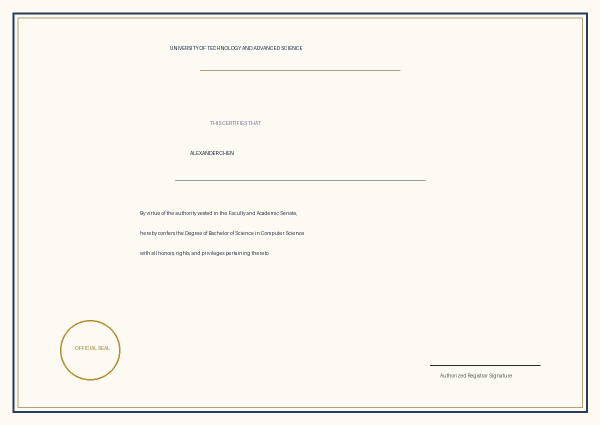
#> input picture backend/data/uploads/sample_bachelor_degree_en.png, 1200 x 850 px (shown at 1/2 size)
$ python -i preprocessing_service.py   (imports and definitions only)   (older library calls are emulated)
#> lines starting #> are read from the running program, lines starting #| are printed output that depends on the picture
import os
import math
import numpy as np
import cv2
from typing import Dict, Any, List, Tuple
from pathlib import Path

class PreprocessingService:
    """
    Offline Computer Vision Preprocessing Pipeline.
    Handles:
      1. Skew angle detection and correction (Hough lines)
      2. Contrast enhancement via CLAHE in LAB color space
      3. Illumination flattening and shadow suppression
      4. Bilateral edge-preserving denoising
      5. Quality scoring and degradation warnings
    """

    def __init__(self):
        pass

    def detect_skew(self, gray: np.ndarray) -> float:
        """Detect document skew angle in degrees using Hough line transform."""
        try:
            edges = cv2.Canny(gray, 50, 150, apertureSize=3)
            lines = cv2.HoughLinesP(
                edges, 1, np.pi / 180, threshold=100, minLineLength=100, maxLineGap=10
            )

            if lines is None or len(lines) == 0:
                return 0.0

            angles = []
            for line in lines:
                flat = np.array(line).flatten()
                if len(flat) >= 4:
                    x1, y1, x2, y2 = flat[:4]
                    if x2 != x1:
                        angle = math.degrees(math.atan2(float(y2 - y1), float(x2 - x1)))
                        if abs(angle) < 45:
                            angles.append(angle)

            if not angles:
                return 0.0

            median_angle = float(np.median(angles))
            return round(median_angle, 2)
        except Exception as e:
            print(f"[PREPROCESS SKEW ERROR] {e}")
            return 0.0

    def rotate_image(self, image: np.ndarray, angle: float) -> np.ndarray:
        """Rotate image by angle with white border padding."""
        if abs(angle) < 0.1:
            return image

        h, w = image.shape[:2]
        center = (w // 2, h // 2)
        rot_mat = cv2.getRotationMatrix2D(center, angle, 1.0)
        cos = np.abs(rot_mat[0, 0])
        sin = np.abs(rot_mat[0, 1])

        new_w = int((h * sin) + (w * cos))
        new_h = int((h * cos) + (w * sin))

        rot_mat[0, 2] += (new_w / 2) - center[0]
        rot_mat[1, 2] += (new_h / 2) - center[1]

        return cv2.warpAffine(
            image,
            rot_mat,
            (new_w, new_h),
            flags=cv2.INTER_CUBIC,
            borderMode=cv2.BORDER_CONSTANT,
            borderValue=(255, 255, 255) if len(image.shape) == 3 else 255,
        )

    def enhance_contrast(self, image: np.ndarray) -> np.ndarray:
        """Apply CLAHE in LAB color space to avoid color distortion."""
        if len(image.shape) == 2:
            clahe = cv2.createCLAHE(clipLimit=2.5, tileGridSize=(8, 8))
            return clahe.apply(image)

        lab = cv2.cvtColor(image, cv2.COLOR_BGR2LAB)
        l, a, b = cv2.split(lab)
        clahe = cv2.createCLAHE(clipLimit=2.5, tileGridSize=(8, 8))
        cl = clahe.apply(l)
        limg = cv2.merge((cl, a, b))
        return cv2.cvtColor(limg, cv2.COLOR_LAB2BGR)

    def flatten_illumination(self, gray: np.ndarray) -> np.ndarray:
        """Remove uneven background shadows using morphological opening."""
        kernel = cv2.getStructuringElement(cv2.MORPH_RECT, (25, 25))
        background = cv2.morphologyEx(gray, cv2.MORPH_DILATE, kernel)
        diff = 255 - cv2.absdiff(gray, background)
        norm = cv2.normalize(diff, None, alpha=0, beta=255, norm_type=cv2.NORM_MINMAX, dtype=cv2.CV_8U)
        return norm

    def denoise_image(self, image: np.ndarray) -> np.ndarray:
        """Apply edge-preserving bilateral filter."""
        if len(image.shape) == 3:
            return cv2.bilateralFilter(image, d=7, sigmaColor=50, sigmaSpace=50)
        return cv2.bilateralFilter(image, d=7, sigmaColor=50, sigmaSpace=50)

    def calculate_quality_score(self, gray: np.ndarray) -> Tuple[float, List[str]]:
        """Calculate image clarity score using Laplacian variance and contrast metrics."""
        warnings = []
        variance = cv2.Laplacian(gray, cv2.CV_64F).var()

        # Score normalized between 0.2 and 0.98
        score = min(0.98, max(0.20, variance / 500.0))

        if score < 0.45:
            warnings.append("Low contrast / blurred document detected. Text edges may be indistinct.")
        elif score < 0.65:
            warnings.append("Moderate scan noise or faint text detected.")

        mean_val = np.mean(gray)
        if mean_val < 80:
            warnings.append("Image appears underexposed or severely shadowed.")
        elif mean_val > 235:
            warnings.append("Image appears overexposed with washed out text.")

        return round(float(score), 2), warnings

    def process(self, input_path: str, output_path: str) -> Dict[str, Any]:
        """Execute full preprocessing pipeline."""
#> called with output_path = 'out.png'
        img = cv2.imread(input_path)
#> img is the input picture: shape (850, 1200, 3); mean B, G, R 237.7, 245.4, 247.2
        if img is None:
            raise ValueError(f"Could not load image from {input_path}")

        orig_h, orig_w = img.shape[:2]
#> orig_h = 850; orig_w = 1200
        gray = cv2.cvtColor(img, cv2.COLOR_BGR2GRAY) if len(img.shape) == 3 else img.copy()

        steps_applied = []

        # 1. Quality evaluation
        quality_score, warnings = self.calculate_quality_score(gray)
#> in calculate_quality_score, `variance = cv2.Laplacian(gray, cv2.CV_64F).var()`: variance = 1615.2
#> in calculate_quality_score, `score = min(0.98, max(0.20, variance / 500.0))`: score = 0.98
#> in calculate_quality_score, `mean_val = np.mean(gray)`: mean_val = 245.4
#> quality_score = 0.98; warnings = 1 item

        # 2. Skew detection and rectification
        skew_angle = self.detect_skew(gray)
#> in detect_skew, `edges = cv2.Canny(gray, 50, 150, apertureSize=3)`:
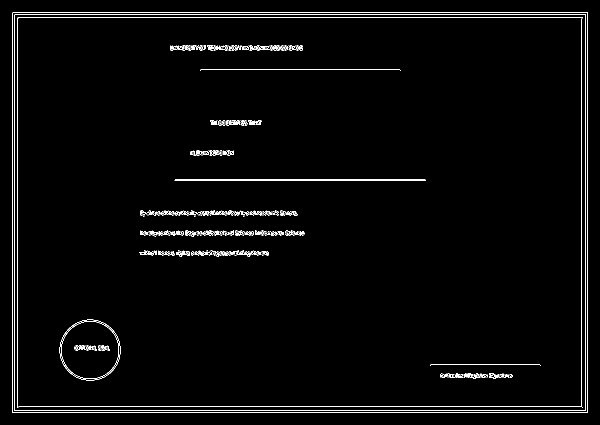
#> edges: shape (850, 1200) (shown at 1/2 size); 2% white in thin lines or dots
#> in detect_skew, `lines = cv2.HoughLinesP( edges, 1, np.pi / 180, threshold=100, minLine..`: lines = 38 rows, first 6: [24, 813, 1175, 813], [24, 28, 1175, 28], [24, 821, 1175, 821], [25, 825, 1175, 825], [24, 34, 1175, 34], [26, 24, 1174, 24]
#> the loop in detect_skew, `for line in lines:` made 38 passes
#> (x1, y1, x2, y2, angle) on passes 1, 2, 3, 4, 5, 6, 13, 14, 15, 16, 17, 18: (24, 813, 1175, 813, 0), (24, 28, 1175, 28, 0), (24, 821, 1175, 821, 0), (25, 825, 1175, 825, 0), (24, 34, 1175, 34, 0), (26, 24, 1174, 24, 0), (350, 359, 850, 359, 0), (350, 361, 850, 361, 0), (401, 139, 799, 139, 0), (861, 729, 1079, 729, 0), (280, 463, 607, 463, 0), (280, 465, 608, 465, 0)
#> (x1, y1, x2, y2) on passes 7 to 12: (1175, 824, 1175, 25), (24, 824, 24, 26), (1163, 812, 1163, 37), (28, 820, 28, 30), (1171, 820, 1171, 29), (34, 814, 34, 36)
#> after the loop in detect_skew, `for line in lines:`: angles = 32 values, max 0.988 at index 19, min 0 at index 0, mean 0.118
#> in detect_skew, `median_angle = float(np.median(angles))`: median_angle = 0
#> skew_angle = 0
        if abs(skew_angle) > 0.3:
            img = self.rotate_image(img, skew_angle)
            gray = self.rotate_image(gray, skew_angle)
            steps_applied.append(f"Skew corrected by {skew_angle} degrees")

        # 3. Illumination flattening if uneven
        if np.std(gray) > 40:
            flat_gray = self.flatten_illumination(gray)
            steps_applied.append("Illumination flattening & shadow removal")
        else:
            flat_gray = gray

        # 4. Contrast enhancement
        enhanced = self.enhance_contrast(img)
#> in enhance_contrast, `lab = cv2.cvtColor(image, cv2.COLOR_BGR2LAB)`: lab: shape (850, 1200, 3); mean of channels 0, 1, 2 246.6, 127.1, 131.8
#> in enhance_contrast, `l, a, b = cv2.split(lab)`:
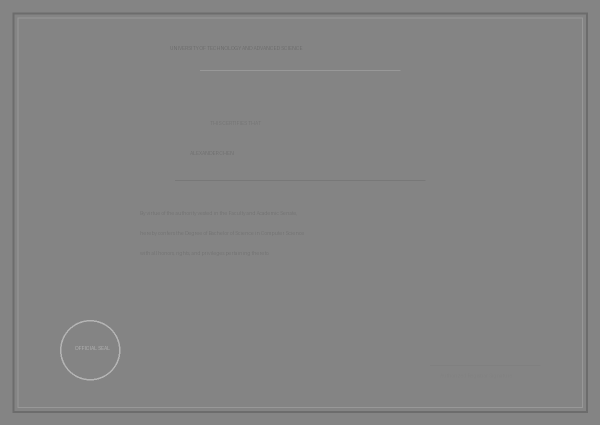
#> b: shape (850, 1200) (shown at 1/2 size); min 108, max 180, mean 131.8
#> in enhance_contrast, `limg = cv2.merge((cl, a, b))`: limg: shape (850, 1200, 3); mean of channels 0, 1, 2 246.6, 127.1, 131.8
        steps_applied.append("Adaptive CLAHE contrast enhancement")

        # 5. Denoise
        denoised = self.denoise_image(enhanced)
        steps_applied.append("Edge-preserving bilateral denoise")

        # Save processed output
        cv2.imwrite(output_path, denoised)
        proc_h, proc_w = denoised.shape[:2]
#> proc_h = 850; proc_w = 1200

        return {
            "processed": True,
            "quality_score": quality_score,
            "skew_angle": skew_angle,
            "original_dimensions": (orig_w, orig_h),
            "processed_dimensions": (proc_w, proc_h),
            "warnings": warnings,
            "steps_applied": steps_applied,
            "output_path": output_path,
        }

preprocessing_service = PreprocessingService()

>>> result = PreprocessingService().process('../../data/uploads/sample_bachelor_degree_en.png', 'out.png')
#> result = 8 items

$ run again, on backend/data/uploads/sample_scanned_training_award_skewed.png
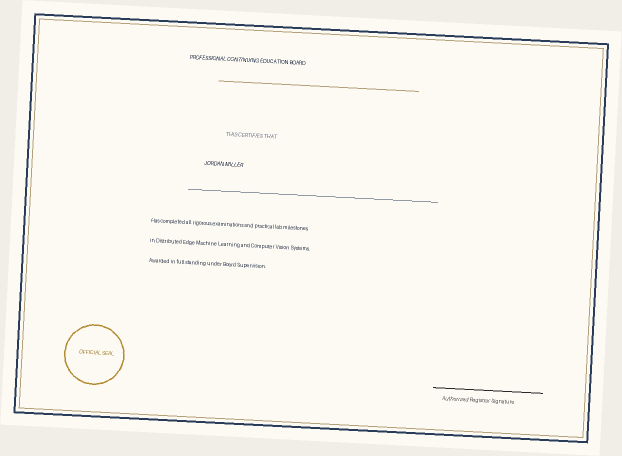
#> input picture backend/data/uploads/sample_scanned_training_award_skewed.png, 1244 x 912 px (shown at 1/2 size)
#> in process, img is the input picture: shape (912, 1244, 3); mean B, G, R 237, 244.7, 246.5
#> variance = 1613.4
#> score = 0.98
#> mean_val = 244.6
#> quality_score = 0.98; warnings = 1 item
#> in detect_skew, `edges = cv2.Canny(gray, 50, 150, apertureSize=3)`:
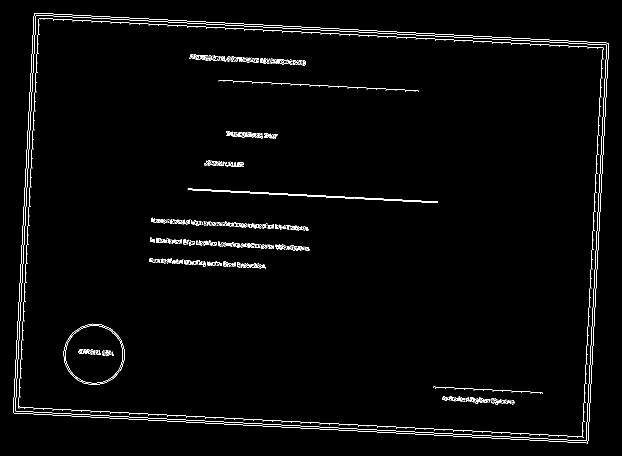
#> edges: shape (912, 1244) (shown at 1/2 size); 1.8% white in thin lines or dots
#> lines = 29 rows, first 6: [74, 26, 1212, 85], [48, 815, 1176, 874], [68, 30, 1217, 90], [67, 36, 1217, 96], [27, 825, 1175, 885], [26, 821, 1175, 882]
#> the loop in detect_skew, `for line in lines:` made 29 passes
#> (x1, y1, x2, y2, angle) on passes 1 to 8: (74, 26, 1212, 85, 2.97), (48, 815, 1176, 874, 2.99), (68, 30, 1217, 90, 2.99), (67, 36, 1217, 96, 2.99), (27, 825, 1175, 885, 2.99), (26, 821, 1175, 882, 3.04), (1164, 873, 1204, 95, -87.06), (36, 815, 77, 38, -86.98)
#> after the loop in detect_skew, `for line in lines:`: angles = [2.97, 2.99, 2.99, 2.99, 2.99, 3.04, 2.98, 3.02, 2.98, 3.17, 3.07, 2.93, 2.91, 3.98, 2.93, 3, 3.98, 2.97, 2.92, 3.04, 4.03, 2.98, 3]
#> median_angle = 2.99
#> rot_mat = [[0.999, 0.0522, -22.94], [-0.0522, 0.999, 33.07]]
#> cos = 0.999
#> sin = 0.0522
#> new_w = 1289
#> new_h = 975
#> lab: shape (975, 1289, 3); mean of channels 0, 1, 2 246.7, 127.2, 131.4
#> in enhance_contrast, `l, a, b = cv2.split(lab)`:
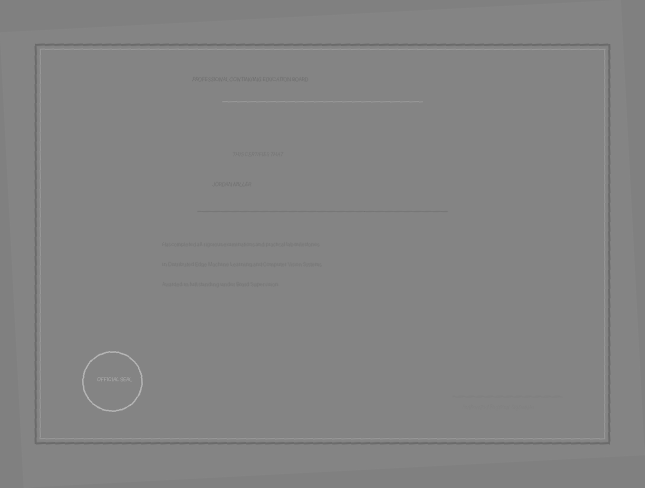
#> b: shape (975, 1289) (shown at 1/2 size); min 102, max 185, mean 131.4
#> limg: shape (975, 1289, 3); mean of channels 0, 1, 2 243.6, 127.2, 131.4
#> result = 8 items
